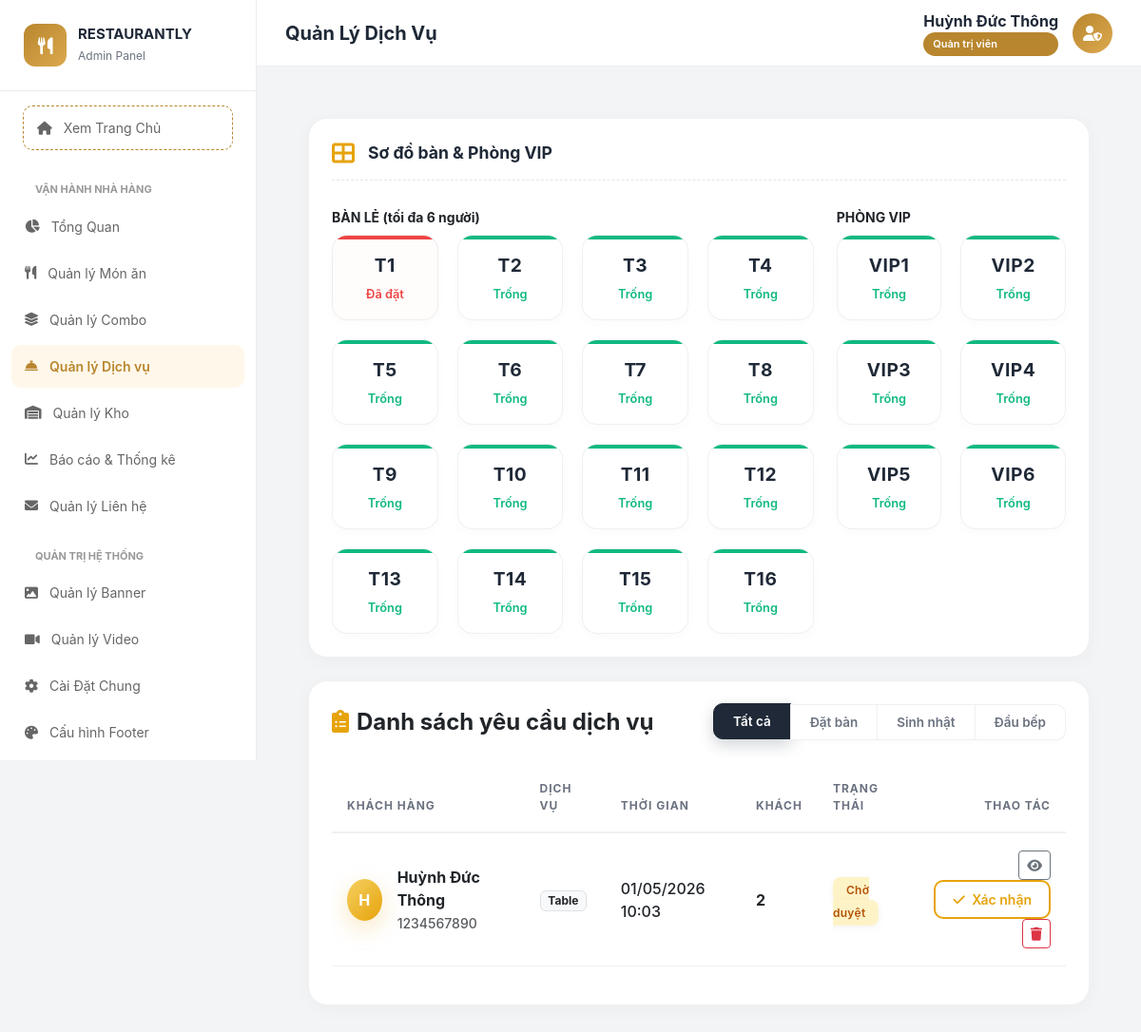
The page /admin/controllers/manage_services.php (signed in) on the database as committed earlier.
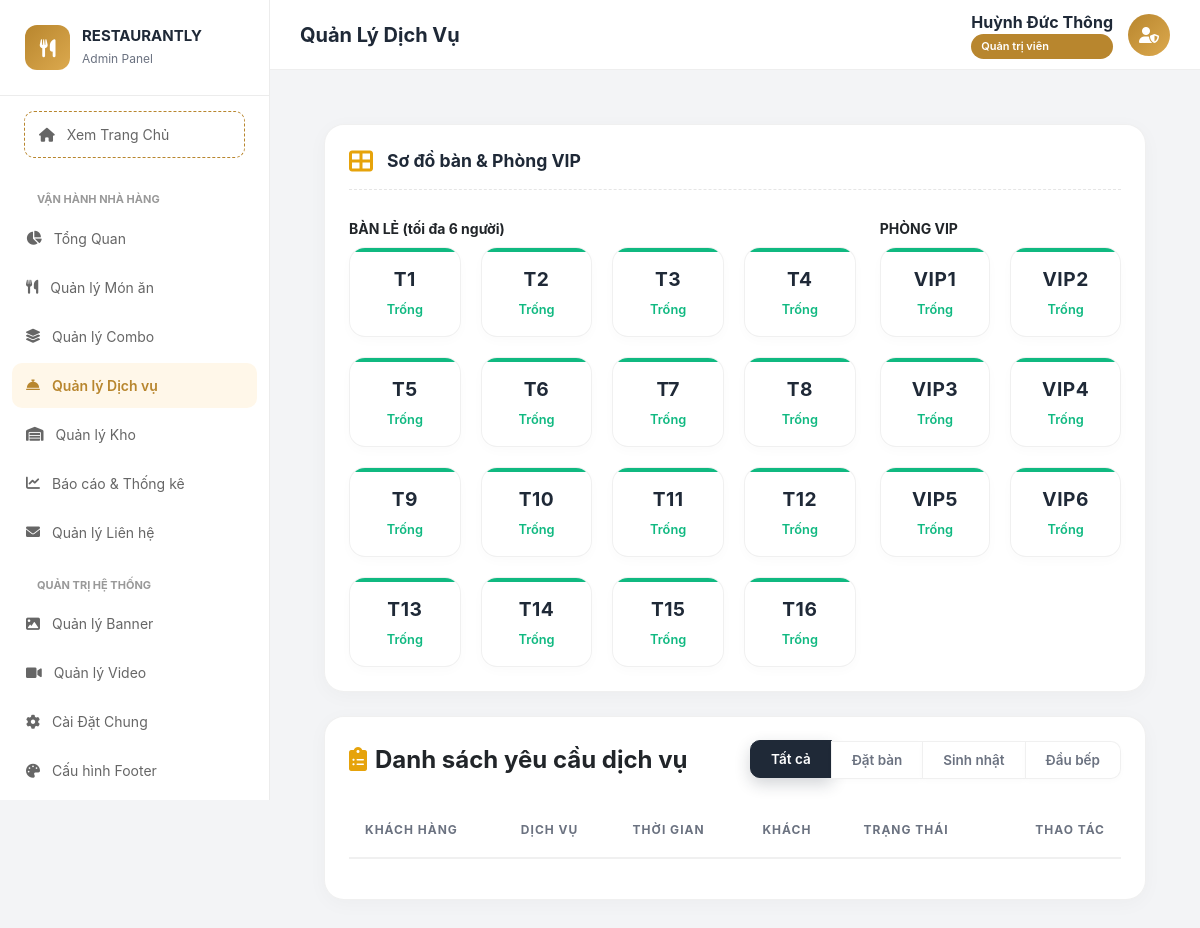
The same page on the database as committed later.
### tables this page shows
CREATE TABLE `restaurant_tables` (
  `id` int(11) NOT NULL AUTO_INCREMENT,
  `table_code` varchar(20) NOT NULL,
  `table_number` varchar(10) DEFAULT NULL,
  `room_type` varchar(50) DEFAULT NULL,
  `category` enum('open','room') DEFAULT 'open',
  `capacity` int(11) DEFAULT 16,
  `price` decimal(15,2) DEFAULT 0.00,
  `status` varchar(20) DEFAULT 'available',
  `is_available` tinyint(1) DEFAULT 1,
  PRIMARY KEY (`id`)
);

CREATE TABLE `service_bookings` (
  `id` int(11) NOT NULL AUTO_INCREMENT,
  `customer_name` varchar(100) NOT NULL,
  `customer_phone` varchar(20) NOT NULL,
  `booking_date` datetime NOT NULL,
  `service_type` enum('table','birthday','chef') DEFAULT 'table',
  `table_id` int(11) DEFAULT NULL,
  `combo_id` int(11) DEFAULT NULL,
  `guests` int(11) DEFAULT 1,
  `message` text DEFAULT NULL,
  `total_amount` decimal(15,2) DEFAULT 0.00,
  `deposit_amount` decimal(15,2) DEFAULT 0.00,
  `status` enum('Pending','Confirmed','Completed','Cancelled') DEFAULT 'Pending',
  `created_at` timestamp NOT NULL DEFAULT current_timestamp(),
  PRIMARY KEY (`id`)
);

### admin/controllers/manage_services.php (the view, shortened to what the changed rows need)
<?php
$db = (new Database())->getConnection();
$tables = $db->query("SELECT * FROM restaurant_tables WHERE category = 'open' ORDER BY id ASC LIMIT 16")->fetchAll(PDO::FETCH_ASSOC);
$rooms = $db->query("SELECT * FROM restaurant_tables WHERE category = 'room' ORDER BY id ASC LIMIT 6")->fetchAll(PDO::FETCH_ASSOC);
$filter = $_GET['filter'] ?? 'all';
if ($filter == 'all') {
    $stmt = $db->prepare("SELECT * FROM service_bookings ORDER BY created_at DESC");
    $stmt->execute();
} else {
    $stmt = $db->prepare("SELECT * FROM service_bookings WHERE service_type = :type ORDER BY created_at DESC");
    $stmt->execute([':type' => $filter]);
}
$services = $stmt->fetchAll(PDO::FETCH_ASSOC);
include '../../public/admin_layout_header.php';
?>
<link rel="stylesheet" href="../../public/assets/admin/css/admin-style.css">
<link rel="stylesheet" href="https://cdnjs.cloudflare.com/ajax/libs/font-awesome/6.0.0/css/all.min.css">
<div class="main-content p-4">
    <div class="card card-custom p-4">
        <div class="row">
            <div class="col-md-8">
                <div class="grid-4-cols">
                    <?php foreach ($tables as $t):
                        $status_class = ($t['is_available'] == 1) ? 'seat-available' : 'seat-booked';
                        ?>
                        <div class="admin-seat <?= $status_class ?>" data-table-id="<?= $t['id'] ?>">
                            <span><?= htmlspecialchars($t['table_code']) ?></span>
                            <small><?= $t['is_available'] ? 'Trống' : 'Đã đặt' ?></small>
                        </div>
                    <?php endforeach; ?>
                </div>
            </div>
            <div class="col-md-4">
                <div class="grid-2-cols">
                    <?php foreach ($rooms as $r):
                        $status_class = ($r['is_available'] == 1) ? 'seat-available' : 'seat-booked';
                        ?>
                        <div class="admin-seat <?= $status_class ?>" data-table-id="<?= $r['id'] ?>">
                            <span><?= htmlspecialchars($r['table_code']) ?></span>
                            <small><?= $r['is_available'] ? 'Trống' : 'Đã đặt' ?></small>
                        </div>
                    <?php endforeach; ?>
                </div>
            </div>
        </div>
    </div>
    <div class="card card-custom p-4">
        <div class="d-flex justify-content-between align-items-center mb-4">
            <div class="btn-group">
                <?php foreach (['all' => 'Tất cả', 'table' => 'Đặt bàn', 'birthday' => 'Sinh nhật', 'chef' => 'Đầu bếp'] as $k => $v): ?>
                    <a href="?filter=<?= $k ?>"
                        class="btn filter-btn <?= $filter == $k ? 'btn-dark' : 'btn-outline-gold' ?>"><?= $v ?></a>
                <?php endforeach; ?>
            </div>
        </div>
        <div class="table-responsive">
            <table class="table align-middle">
                <thead class="bg-light">
                    <tr>
                        <th>Khách hàng</th>
                        <th>Dịch vụ</th>
                        <th>Thời gian</th>
                        <th>Khách</th>
                        <th>Trạng thái</th>
                        <th class="text-end">Thao tác</th>
                    </tr>
                </thead>
                <tbody>
                    <?php foreach ($services as $s): ?>
                        <tr>
                            <td>
                                <div class="d-flex align-items-center gap-3">
                                    <div class="avatar-circle">
                                        <?= htmlspecialchars(strtoupper(substr($s['customer_name'], 0, 1))) ?>
                                    </div>
                                    <div>
                                        <strong><?= htmlspecialchars($s['customer_name']) ?></strong><br>
                                        <small class="text-muted"><?= htmlspecialchars($s['customer_phone']) ?></small>
                                    </div>
                                </div>
                            </td>
                            <td><span
                                    class="badge bg-light text-dark border"><?= htmlspecialchars(ucfirst($s['service_type'])) ?></span>
                            </td>
                            <td><?= date('d/m/Y H:i', strtotime($s['booking_date'])) ?></td>
                            <td><strong><?= htmlspecialchars($s['guests']) ?></strong></td>
                            <td>
                                <?php if ($s['status'] == 'Pending'): ?>
                                    <span class="badge-status bg-warning text-dark">Chờ duyệt</span>
                                <?php else: ?>
                                    <span class="badge-status bg-success">Đã xác nhận</span>
                                <?php endif; ?>
                            </td>
                            <td class="text-end">
                                <button class="btn btn-sm btn-outline-secondary btn-view-detail" data-id="<?= $s['id'] ?>"
                                    data-name="<?= htmlspecialchars($s['customer_name']) ?>"
                                    data-status="<?= $s['status'] ?>">
                                    <i class="fas fa-eye"></i>
                                </button>
                                <?php if ($s['status'] == 'Pending'): ?>
                                    <button class="btn btn-sm btn-outline-gold btn-confirm-ajax" data-id="<?= $s['id'] ?>"
                                        data-name="<?= htmlspecialchars($s['customer_name']) ?>">
                                        <i class="fas fa-check me-1"></i> Xác nhận
                                    </button>
                                <?php endif; ?>
                                <button class="btn btn-sm btn-outline-danger btn-delete-service" data-id="<?= $s['id'] ?>">
                                    <i class="fas fa-trash"></i>
                                </button>
                            </td>
                        </tr>
                    <?php endforeach; ?>
                </tbody>
            </table>
        </div>
    </div>
</div>

Rows that differ between the two databases and show on the page:
removed service_bookings: customer_name "H", customer_name "Huỳnh Đức Thông", customer_phone "1234567890", service_type "Table", booking_date "01/05/2026 10:03", guests "2", status "Chờ duyệt"
changed restaurant_tables (number 1 of 22 on the later page): is_available "Đã đặt" → "Trống"
